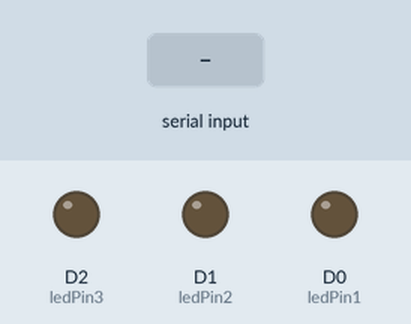
Recording of a sketch running on a simulated ESP8266 (NodeMCU). Parts: output pins drawn as LEDs (lit = HIGH). The inputs (shaded band) are chosen by the test bench.

Above: at 1.2 s.
1.3 s: "4" received over Serial
At 2.4 s:
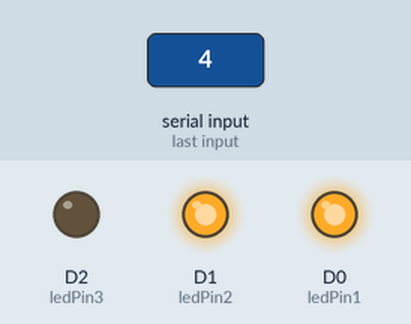
2.8 s: "1" received over Serial
At 3.5 s:
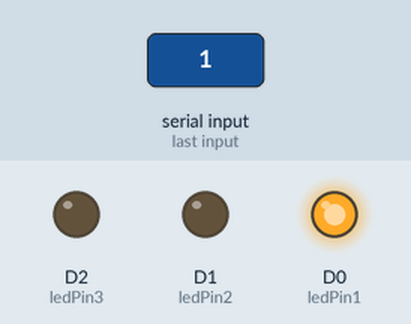
4.3 s: "2" received over Serial
At 4.7 s:
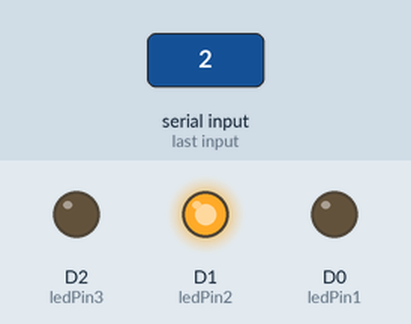
5.8 s: "0" received over Serial
At 7.0 s:
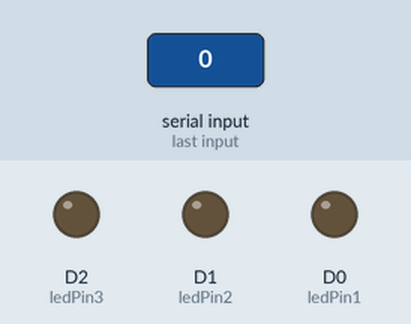
Timing chart, 0 to 8.3 s (numbered marks = the images above; inputs shaded):
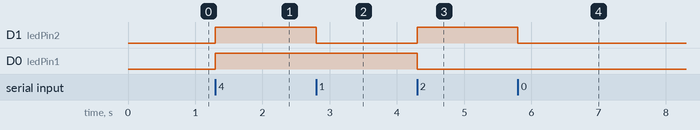

Measured:
- after the input at 1.3 s, D1 (ledPin2), D0 (ledPin1): LOW → HIGH at once
- after the input at 2.8 s, D1 (ledPin2): HIGH → LOW at once
- after the input at 4.3 s, D1 (ledPin2): LOW → HIGH at once; D0 (ledPin1): HIGH → LOW at once
- after the input at 5.8 s, D1 (ledPin2): HIGH → LOW at once

The sketch:

ARDUINO_CODE.ino
```cpp
#define ledPin1  D0
#define ledPin2  D1
#define ledPin3  D2
void setup() {
   Serial.begin(9600);
   pinMode(ledPin1, OUTPUT);
   pinMode(ledPin2, OUTPUT);
   pinMode(ledPin3, OUTPUT);
}

void loop() {
  char v=Serial.read();
    if(v=='4'){
    digitalWrite(ledPin1, HIGH);
    digitalWrite(ledPin2, HIGH);
  }
  else if(v=='1'){
    digitalWrite(ledPin1, HIGH);
    digitalWrite(ledPin2, LOW);
  }
  else if(v=='2'){
    digitalWrite(ledPin1, LOW);
    digitalWrite(ledPin2, HIGH);
  }

  else if (v=='0'){
    digitalWrite(ledPin1, LOW);
    digitalWrite(ledPin2, LOW);
    digitalWrite(ledPin3, LOW);
  }
}
```
